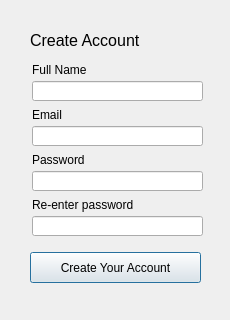
<?xml version="1.0" encoding="UTF-8"?>
<ui version="4.0">
 <class>Signup_Dialog</class>
 <widget class="QDialog" name="Signup_Dialog">
  <property name="geometry">
   <rect>
    <x>0</x>
    <y>0</y>
    <width>230</width>
    <height>320</height>
   </rect>
  </property>
  <property name="sizePolicy">
   <sizepolicy hsizetype="Maximum" vsizetype="Maximum">
    <horstretch>0</horstretch>
    <verstretch>0</verstretch>
   </sizepolicy>
  </property>
  <property name="maximumSize">
   <size>
    <width>230</width>
    <height>320</height>
   </size>
  </property>
  <property name="windowTitle">
   <string>Sign Up</string>
  </property>
  <widget class="QLabel" name="CreatName_Label">
   <property name="geometry">
    <rect>
     <x>32</x>
     <y>62</y>
     <width>91</width>
     <height>16</height>
    </rect>
   </property>
   <property name="text">
    <string>Full Name</string>
   </property>
  </widget>
  <widget class="QLineEdit" name="YourName_LineEdit">
   <property name="geometry">
    <rect>
     <x>32</x>
     <y>81</y>
     <width>171</width>
     <height>20</height>
    </rect>
   </property>
  </widget>
  <widget class="QLabel" name="CreateAccount_Label">
   <property name="geometry">
    <rect>
     <x>30</x>
     <y>30</y>
     <width>121</width>
     <height>20</height>
    </rect>
   </property>
   <property name="sizePolicy">
    <sizepolicy hsizetype="Maximum" vsizetype="Maximum">
     <horstretch>0</horstretch>
     <verstretch>0</verstretch>
    </sizepolicy>
   </property>
   <property name="maximumSize">
    <size>
     <width>230</width>
     <height>320</height>
    </size>
   </property>
   <property name="font">
    <font>
     <family>MS Shell Dlg 2</family>
     <pointsize>12</pointsize>
     <weight>50</weight>
     <italic>false</italic>
     <bold>false</bold>
    </font>
   </property>
   <property name="toolTip">
    <string>&lt;html&gt;&lt;head/&gt;&lt;body&gt;&lt;p&gt;&lt;span style=&quot; font-size:12pt;&quot;&gt;Account Information&lt;/span&gt;&lt;/p&gt;&lt;/body&gt;&lt;/html&gt;</string>
   </property>
   <property name="whatsThis">
    <string>&lt;html&gt;&lt;head/&gt;&lt;body&gt;&lt;p&gt;&lt;span style=&quot; font-size:12pt;&quot;&gt;Account Information&lt;/span&gt;&lt;/p&gt;&lt;/body&gt;&lt;/html&gt;</string>
   </property>
   <property name="styleSheet">
    <string notr="true">


font: 12pt &quot;MS Shell Dlg 2&quot;;</string>
   </property>
   <property name="text">
    <string>Create Account</string>
   </property>
  </widget>
  <widget class="QLabel" name="CreatEmail_Label">
   <property name="geometry">
    <rect>
     <x>32</x>
     <y>107</y>
     <width>51</width>
     <height>16</height>
    </rect>
   </property>
   <property name="text">
    <string>Email</string>
   </property>
  </widget>
  <widget class="QLineEdit" name="Email_LineEdit">
   <property name="geometry">
    <rect>
     <x>32</x>
     <y>126</y>
     <width>171</width>
     <height>20</height>
    </rect>
   </property>
  </widget>
  <widget class="QLabel" name="Creatpwd_Label">
   <property name="geometry">
    <rect>
     <x>32</x>
     <y>152</y>
     <width>81</width>
     <height>16</height>
    </rect>
   </property>
   <property name="text">
    <string>Password</string>
   </property>
  </widget>
  <widget class="QLineEdit" name="CreatPass_LineEdit">
   <property name="geometry">
    <rect>
     <x>32</x>
     <y>171</y>
     <width>171</width>
     <height>20</height>
    </rect>
   </property>
   <property name="echoMode">
    <enum>QLineEdit::Password</enum>
   </property>
  </widget>
  <widget class="QLabel" name="Reenterpwd_Label">
   <property name="geometry">
    <rect>
     <x>32</x>
     <y>197</y>
     <width>121</width>
     <height>16</height>
    </rect>
   </property>
   <property name="text">
    <string>Re-enter password</string>
   </property>
  </widget>
  <widget class="QLineEdit" name="Reenterpwd_LineEdit">
   <property name="geometry">
    <rect>
     <x>32</x>
     <y>216</y>
     <width>171</width>
     <height>20</height>
    </rect>
   </property>
   <property name="echoMode">
    <enum>QLineEdit::Password</enum>
   </property>
  </widget>
  <widget class="QPushButton" name="Create_PushButton">
   <property name="geometry">
    <rect>
     <x>30</x>
     <y>252</y>
     <width>171</width>
     <height>31</height>
    </rect>
   </property>
   <property name="text">
    <string>Create Your Account</string>
   </property>
  </widget>
 </widget>
 <resources/>
 <connections/>
</ui>
